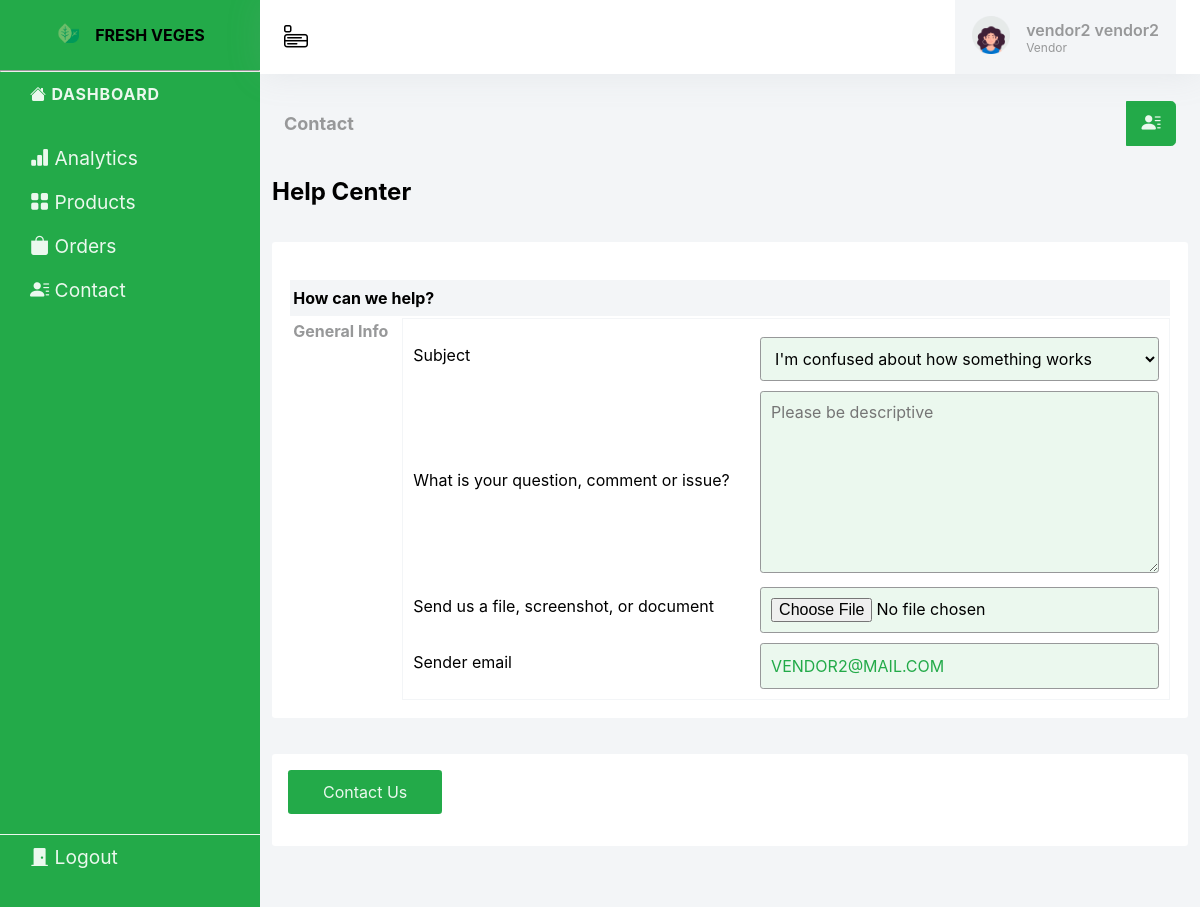
Page /vendor/contact (signed in) on the committed database.
### user/models.py (models this page shows, shortened)
class User(AbstractUser):
    email = models.EmailField(unique=True)
    phone_number = models.CharField(
        max_length=13, null=False, blank=False, unique=True)
    is_vendor = models.BooleanField(default=False, blank=True)
    username = None
    USERNAME_FIELD = "email"
    REQUIRED_FIELDS = ["first_name", "last_name", "phone_number"]
    objects = UserManager()

### vendor/views.py (the view, shortened to what this page needs)
# urls.py: path("contact", dashboard_contact, name="contact"),
def dashboard_contact(request):
    form = ContactForm(request.POST)
    print(form.errors)
    print(request.POST)
    return render(request, "vendor/dashboard-contact.html",
                  {"title": "Vendor dashboard contact"})

### templates/vendor/dashboard-contact.html (shortened to what this page needs)
{% extends "base.html" %}
{% load static %}
{% block main %}
    <main>
        <div class="page-title-box">
            <h4 class="page-title">Contact</h4>
            <div class="page-title-right">
                <div class="d-flex">
                    <a href="javascript: void(0);" class="btn">
                        <i class="bi bi-person-lines-fill"></i>
                    </a>
                </div>
            </div>
        </div>
        <div class="container edit-form-container">
            <form class="edit-form" action="contact" method="post">
            <div class="container">
            <h2>Help Center</h2>
            <br>
            <div class="wrapper">
                <table>
                    <thead>
                        <tr>
                            <th colspan="2">
                                <h4>How can we help?</h4>
                            </th>
                        </tr>
                    </thead>
                    <tbody>
                        <tr class="table-entry">
                            <td rowspan="3" class="table-nav">
                                <h4>General Info</h4>
                            </td>
                            <td>
                                <table>
                                    <tr>
                                        <td>Subject</td>
                                        <td>
                                            <select name="subject" id="subject" required>
                                                <option value="confused">I'm confused about how something works</option>
                                            </select>
                                        </td>
                                    </tr>
                                    <tr>
                                        <td>What is your question, comment or issue? </td>
                                        <td>
                                            <textarea name="description" id="description" cols="30" rows="8"
                                                placeholder="Please be descriptive" required></textarea>
                                        </td>
                                    </tr>
                                    <tr>
                                        <td>Send us a file, screenshot, or document</td>
                                    <td><input type="file" name="capture" id="capture"></td>
                                    </tr>
                                    <tr>
                                        <td>Sender email</td>
                                        <td>
                                            <input type="email" class="form-control" name="email" id="email" value="{{request.user.email | lower}}">
                                        </td>
                                    </tr>
                                </table>
                            </td>
                        </tr>
                        <br>
                    </tbody>
                </table>
            </div>
            <br>
            <div class="wrapper">
                <button type="submit">Contact Us</button>
            </div>
    </div>
        </form>
        </div>
    </main>
{% endblock main %}

### templates/base.html (shortened to what this page needs)
{% load static %}
<!DOCTYPE html>
<html lang="en">
<head>
    <link rel="stylesheet" href="{% static '/css/styles.css'%}">
    <link rel="stylesheet" href="{% static '/css/main.css'%}">
    <link rel="stylesheet" href="https://cdn.jsdelivr.net/npm/bootstrap-icons@1.7.2/font/bootstrap-icons.css">
</head>
<body>
    <div class="leftside-menu">
        <span class="logo">
            <a href="main.html" class="logo-icon">
                <img src="{% static '/images/logo.png'%}" alt="">
            </a>
            <a href="text-label" class="logo-text">Fresh Veges</a>
        </span>
        <hr>
        <div class="menu-container">
            <ul class="side-nav-title">
                <ul class="side-nav">
                    <li class="side-nav-title side-nav-item">
                        <span><i class="bi bi-house-fill"></i></span>
                        <span>Dashboard</span>
                    </li>
                    <br>
                    <li class="side-nav-item menuitem-active">
                        <div>
                            <ul class="side-nav-second-level">
                                <li class="menuitem">
                                    <a href="{% url 'analytics'%}" class="active side-nav-link">
                                        <span>
                                            <i class="bi bi-bar-chart-fill"></i>
                                        </span>
                                        <span>Analytics</span>
                                    </a>
                                </li>
                                <li class="menuitem">
                                    <a href="{% url 'products'%}" class="side-nav-link">
                                        <span>
                                            <i class="bi bi-grid-fill"></i>
                                        </span>
                                        <span>Products</span>
                                    </a>
                                </li>
                                <li class="menuitem">
                                    <a href="{% url 'orders'%}" class="side-nav-link">
                                        <span>
                                            <i class="bi bi-bag-fill"></i>
                                        </span>
                                        <span>Orders</span>
                                    </a>
                                </li>
                            </ul>
                        </div>
                    </li>
                    <li class="menuitem">
                        <a href="{% url 'contact'%}" class="side-nav-link">
                            <span>
                                <i class="bi bi-person-lines-fill"></i>
                            </span>
                            <span>Contact</span>
                        </a>
                    </li>
                </ul>
                <ul class="side-nav bottom">
                    <li class="side-nav-item menuitem-active bottom">
                    <li class="menuitem">
                        <a href="{% url 'logout' %}" class="side-nav-link">
                            <span>
                                <i class="bi bi-door-closed-fill"></i>
                            </span>
                            <span>Logout</span>
                        </a>
                    </li>
                    </li>
                </ul>
            </ul>
        </div>
    </div>
    <div class="content-page">
        <nav>
            <div class="navbar-start">
                <i class="bi bi-menu-app"></i>
            </div>
            <div class="navbar-end">
                <a class="nav-link" href="#">
                    <span class="account-user-avatar">
                        <img src="{% static '/images/user.png'%}" alt="user-image" class="rounded-circle">
                    </span>
                    <span>
                        <span class="account-user-name">{{request.user.first_name}} {{request.user.last_name}}</span>
                        <span class="account-position">Vendor</span>
                    </span>
                </a>
            </div>
        </nav>
        {% block main %}
        {% endblock main %}
    </div>
</body>
</html>

### static/css/styles.css (style rules this page uses)
:root { --primaryColor: #23AA49; --gradientColor: #EBF8EE; --redColor: #FF324B; --secondaryColor: #979899; --whiteColor: #ffffff; --darkColor: #000000; --lightColor: #F3F5F7; --font-family: -apple-system, BlinkMacSystemFont, 'Segoe UI', Roboto, Oxygen, Ubuntu, Cantarell, 'Open Sans', 'Helvetica Neue', sans-serif; }
* { padding: 0; margin: 0; box-sizing: border-box; font-family: var(--font-family); }
ul { padding-left: 0; list-style-type: none; }
a { text-decoration: none; color: var(--color); }
img { width: 100%; height: auto; }
.leftside-menu { width: 260px; z-index: 10; background: var(--primaryColor); bottom: 0; position: fixed; top: 0; }
.logo { width: 100%; padding: 0 24px; height: 70px; display: flex; align-items: center; justify-content: center; gap: 1em; font-size: 1.0em; text-transform: uppercase; color: var(--gradientColor); font-weight: 700; }
.logo img { width: 24px; }
.leftside-menu hr { color: var(--gradientColor); }
.side-nav .side-nav-title { padding: 12px 30px; letter-spacing: .05em; pointer-events: none; cursor: default; font-size: 1.0em; text-transform: uppercase; color: var(--gradientColor); font-weight: 700; }
.side-nav .side-nav-link { color: var(--gradientColor); display: block; padding: 10px 30px; font-size: 1.2em; position: relative; -webkit-transition: all .4s; transition: all .4s; list-style: none; }
.side-nav-link { display: flex; align-items: center; justify-content: center; gap: 1em; }
.side-nav.bottom { position: absolute; bottom: 2em; width: 100%; border-top: 1px solid var(--gradientColor); }
.content-page { margin-left: 260px; overflow: hidden; padding: 70px 12px 65px; min-height: 100vh; background: var(--lightColor); }
.content-page nav { padding: 0 24px; background-color: var(--whiteColor); box-shadow: 0px 0px 35px 0px rgba(154, 161, 171, 0.15); min-height: 70px; position: fixed; left: 260px; top: 0; right: 0; z-index: 1001; display: flex; align-items: center; justify-content: space-between; }
.navbar-start { font-size: 24px; }
.navbar-end .nav-link { display: flex; align-items: center; justify-content: start; gap: 1em; background: var(--lightColor); border-left: 1px solid var(--lightColor); border-right: 1px solid var(--lightColor); padding: 1em; min-width: 200px; }
.navbar-end img { width: 2.4em; }
.navbar-end span :nth-child(2) { display: flex; align-items: flex-start; justify-content: center; flex-direction: column; text-transform: capitalize; }
.navbar-end .account-user-name { font-size: 16px; font-weight: 600; color: var(--secondaryColor); }
.navbar-end .account-position { font-size: 12px; font-weight: 400; color: var(--secondaryColor); }
.page-title-box { width: 100%; padding: 1em 12px; display: flex; align-items: center; justify-content: space-between; }
.page-title-box .page-title { font-size: 18px; margin: 0; line-height: 75px; overflow: hidden; white-space: nowrap; text-overflow: ellipsis; font-weight: 700; color: var(--secondaryColor); }
.page-title-box .page-title-right div { display: flex; gap: 1em; }
.form-control { position: relative; background-color: var(--gradientColor) !important; border-color: var(--gradientColor); color: var(--primaryColor); display: block; padding: .45rem .9rem; font-size: .9rem; font-weight: 400; line-height: 1.5; background-clip: padding-box; border: 1px solid var(--primaryColor); appearance: none; border-top-left-radius: .25em; border-bottom-left-radius: .25em; text-transform: uppercase; }
.input-group .input-group-text, div a.btn, input[type=submit] { display: flex; align-items: center; padding: .45rem .9rem; font-size: 1.2rem; font-weight: 400; line-height: 1.5; color: var(--gradientColor); text-align: center; white-space: nowrap; background-color: var(--primaryColor); border: 1px solid var(--primaryColor); border-top-right-radius: .25em; border-bottom-right-radius: .25em; }

### rows in the picture
User: user.first_name "vendor2", user.last_name "vendor2", email "vendor2@mail.com"
